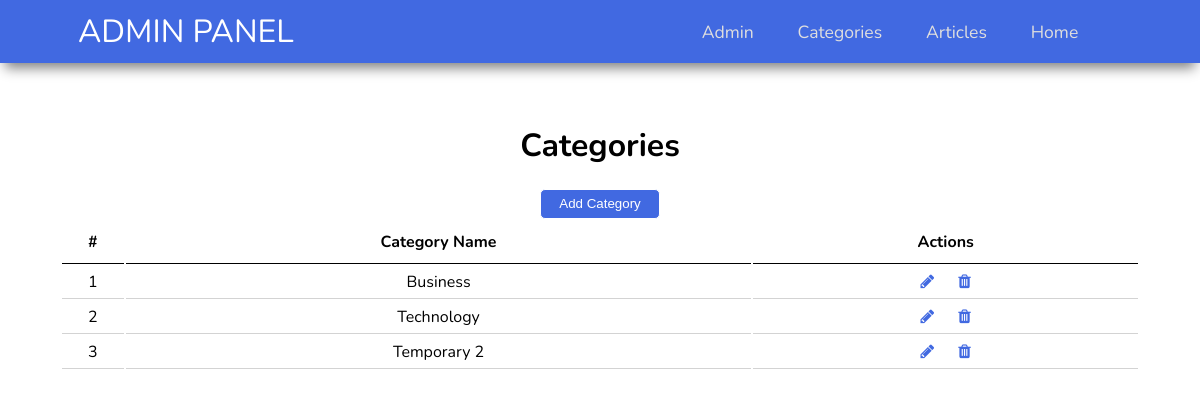
Screenshot of /admin/categories.php (signed in) with the database file from the repository.
### tables this page shows
CREATE TABLE `categories` (
  `cat_id` int(11) NOT NULL,
  `cat_name` text NOT NULL
);

### includes/php/classes/DB.php (called while the page is built, shortened)
<?php
class DB {
    private static $host = "localhost";
    private static $user = "root";
    private static $password = "";
    private static $dbname = "news_article_db";
    public static function connect() {
        $conn = mysqli_connect(DB::$host, DB::$user, DB::$password, DB::$dbname);
        return $conn;
    }
};

### includes/php/classes/CategoriesController.php (called while the page is built, shortened)
<?php
require_once 'DB.php';
class CategoriesController
{
    private $conn;
    public function __construct()
    {
        $this->conn = DB::connect();
    }
    public function getCategories() {
        $categories = array();
        $sel_categories = "SELECT * FROM categories";
        $run_sel_categories = mysqli_query($this->conn, $sel_categories);
        while( $category = mysqli_fetch_assoc($run_sel_categories)) {
            array_push($categories, $category);
        }
        return $categories;
    }
}

### admin/categories.php (the view, shortened to what this page needs)
<?php
require_once '../includes/php/classes/DB.php';
require_once '../includes/php/classes/UsersController.php';
require_once '../includes/php/classes/CategoriesController.php';
$userController = new UsersController();
$categoriesController = new CategoriesController();
if (isset($_SESSION['user_email'])) {
    $user = $userController->searchByEmail($_SESSION['user_email']);
    $user_type = $user->getUsertype();
    if ($user_type != 'admin') {
        header('Location: ../');
    } else {
        $categories = $categoriesController->getCategories();
    }
} else {
    header('Location: ../');
}
?>
<!DOCTYPE html>
<html lang="en">
<head>
    <link rel="stylesheet" href="https://stackpath.bootstrapcdn.com/font-awesome/4.7.0/css/font-awesome.min.css">
    <link rel="stylesheet" href="../includes/css/font-nunito-styles.css">
    <link rel="stylesheet" href="../includes/css/header-styles.css">
    <link rel="stylesheet" href="../includes/css/scrollbar-styles.css">
    <link rel="stylesheet" href="admin-styles.css">
</head>
<body>
    <div class="main-container">
        <header class="header">
            <?php include 'header.php'; ?>
        </header>
        <div class="main-section">
            <h1>Categories</h1>
            <button class="add-category-btn" id="add-category-btn">Add Category</button>
            <table class="categories-table">
                <tr class="table-row table-header">
                    <th class="table-heading">#</th>
                    <th class="table-heading">Category Name</th>
                    <th class="table-heading">Actions</th>
                </tr>
                <?php
                $i = 1;
                foreach ($categories as $category) {
                ?>
                    <tr class="table-row">
                        <td class="table-data"><?php echo $i++; ?></td>
                        <td class="table-data"><?php echo $category['cat_name'] ?></td>
                        <td class="table-data">
                            <a class="category-action-btn" href="categories.php?edit_id=<?php echo $category['cat_id'] ?>">
                                <i class="fa fa-pencil" aria-hidden="true"></i>
                            </a>
                            <a class="category-action-btn" href="categories.php?del_id=<?php echo $category['cat_id'] ?>">
                                <i class="fa fa-trash" aria-hidden="true"></i>
                            </a>
                        </td>
                    </tr>
                <?php
                }
                ?>
            </table>
        </div>
    </div>
</body>
</html>

### includes/css/header-styles.css (style rules this page uses)
.main-container { height: 100vh; width: 100%; margin: 0; padding: 0; }

### admin/admin-styles.css (style rules this page uses)
body { margin: 0; padding: 0; box-sizing: border-box; overflow-x: hidden; }
.main-section { height: 80%; padding-top: 10px; margin-top: 30px; text-align: center; }
.categories-table { text-align: center; margin-left: auto; margin-right: auto; width: 90%; }
.table-row { width: 100%; }
.table-heading { border-bottom: 1px solid black; height: 40px; }
.table-data { border-bottom: 1px solid lightgrey; height: 30px; }
.category-action-btn { text-decoration: none; color: royalblue; margin: 10px; }
.add-category-btn { background-color: royalblue; color: white; border: 1px solid white; display: flex; justify-content: center; align-items: center; border-radius: 5px; width: 120px; height: 30px; margin-left: auto; margin-right: auto; cursor: pointer; }

### rows the page displays
categories: cat_name "Business"
categories: cat_name "Technology"
categories: cat_name "Temporary 2"
